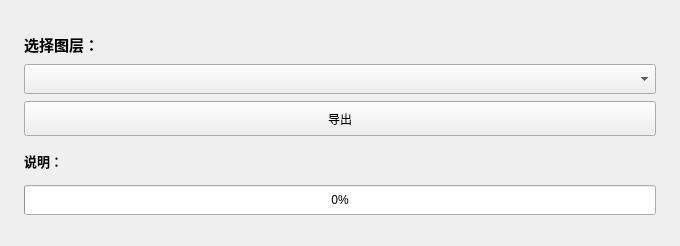
<?xml version="1.0" encoding="UTF-8"?>
<ui version="4.0">
 <class>gsDockWidget</class>
 <widget class="QgsDockWidget" name="gsDockWidget">
  <property name="geometry">
   <rect>
    <x>0</x>
    <y>0</y>
    <width>680</width>
    <height>246</height>
   </rect>
  </property>
  <property name="windowTitle">
   <string>导出信息</string>
  </property>
  <widget class="QWidget" name="dockWidgetContents">
   <layout class="QVBoxLayout" name="verticalLayout_2">
    <item>
     <layout class="QVBoxLayout" name="verticalLayout">
      <property name="spacing">
       <number>7</number>
      </property>
      <property name="leftMargin">
       <number>15</number>
      </property>
      <property name="topMargin">
       <number>7</number>
      </property>
      <property name="rightMargin">
       <number>15</number>
      </property>
      <property name="bottomMargin">
       <number>7</number>
      </property>
      <item>
       <widget class="QLabel" name="label">
        <property name="sizePolicy">
         <sizepolicy hsizetype="Fixed" vsizetype="Preferred">
          <horstretch>0</horstretch>
          <verstretch>0</verstretch>
         </sizepolicy>
        </property>
        <property name="maximumSize">
         <size>
          <width>16777215</width>
          <height>26</height>
         </size>
        </property>
        <property name="font">
         <font>
          <family>Arial</family>
          <pointsize>11</pointsize>
          <weight>75</weight>
          <bold>true</bold>
         </font>
        </property>
        <property name="text">
         <string>选择图层：</string>
        </property>
       </widget>
      </item>
      <item>
       <widget class="QgsMapLayerComboBox" name="mMapLayerComboBox">
        <property name="sizePolicy">
         <sizepolicy hsizetype="Preferred" vsizetype="Expanding">
          <horstretch>0</horstretch>
          <verstretch>0</verstretch>
         </sizepolicy>
        </property>
        <property name="maximumSize">
         <size>
          <width>16777215</width>
          <height>30</height>
         </size>
        </property>
       </widget>
      </item>
      <item>
       <widget class="QToolButton" name="toolButton">
        <property name="sizePolicy">
         <sizepolicy hsizetype="Fixed" vsizetype="Expanding">
          <horstretch>0</horstretch>
          <verstretch>0</verstretch>
         </sizepolicy>
        </property>
        <property name="maximumSize">
         <size>
          <width>2999999</width>
          <height>35</height>
         </size>
        </property>
        <property name="text">
         <string>导出</string>
        </property>
       </widget>
      </item>
      <item>
       <widget class="QLabel" name="label_2">
        <property name="sizePolicy">
         <sizepolicy hsizetype="Fixed" vsizetype="Expanding">
          <horstretch>0</horstretch>
          <verstretch>0</verstretch>
         </sizepolicy>
        </property>
        <property name="maximumSize">
         <size>
          <width>16777215</width>
          <height>35</height>
         </size>
        </property>
        <property name="font">
         <font>
          <family>Arial</family>
          <pointsize>10</pointsize>
          <weight>75</weight>
          <bold>true</bold>
         </font>
        </property>
        <property name="text">
         <string>说明：</string>
        </property>
       </widget>
      </item>
      <item>
       <widget class="QProgressBar" name="progressBar">
        <property name="sizePolicy">
         <sizepolicy hsizetype="Expanding" vsizetype="Expanding">
          <horstretch>0</horstretch>
          <verstretch>0</verstretch>
         </sizepolicy>
        </property>
        <property name="maximumSize">
         <size>
          <width>16777215</width>
          <height>30</height>
         </size>
        </property>
        <property name="value">
         <number>0</number>
        </property>
       </widget>
      </item>
     </layout>
    </item>
   </layout>
  </widget>
 </widget>
 <customwidgets>
  <customwidget>
   <class>QgsDockWidget</class>
   <extends>QDockWidget</extends>
   <header>qgsdockwidget.h</header>
   <container>1</container>
  </customwidget>
  <customwidget>
   <class>QgsMapLayerComboBox</class>
   <extends>QComboBox</extends>
   <header>qgsmaplayercombobox.h</header>
  </customwidget>
 </customwidgets>
 <resources/>
 <connections/>
</ui>
